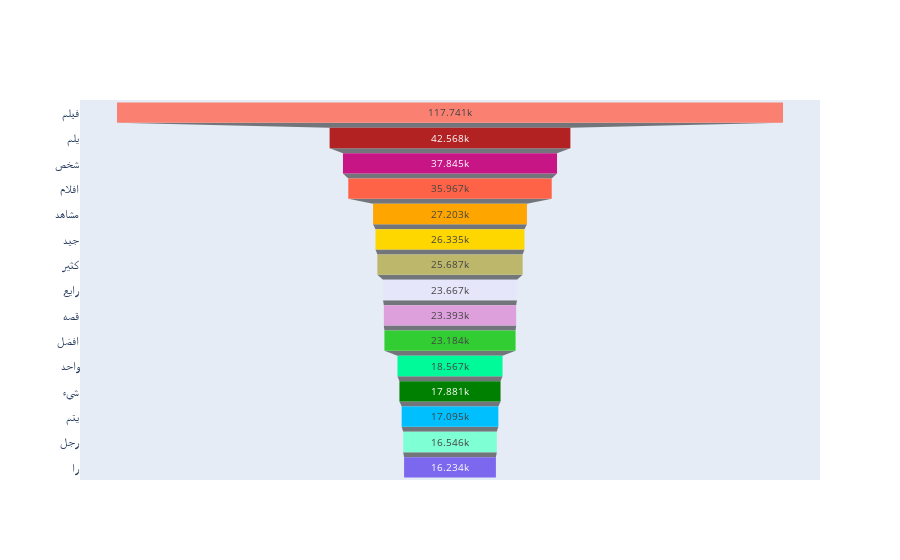

Here is the notebook cell this chart was saved with:
### Code cell
fig = go.Figure(go.Funnel(
    y = MostFrequentWordDF['Word'].tolist(),
    x = MostFrequentWordDF['Count'].tolist(),
    marker = {"color": color3}))
fig.show()

### Figure 1 — Plotly figure (JSON) as saved in the notebook; plotly's stock layout.template omitted (floating-point values rounded to 4 significant figures)
{"data": [{"marker": {"color": ["Salmon", "FireBrick", "MediumVioletRed", "Tomato", "Orange", "Gold", "DarkKhaki", "Lavender", "Plum", "LimeGreen", "MediumSpringGreen", "Green", "DeepSkyBlue", "Aquamarine", "MediumSlateBlue"]}, "type": "funnel", "x": [117741, 42568, 37845, 35967, 27203, 26335, 25687, 23667, 23393, 23184, 18567, 17881, 17095, 16546, 16234], "y": ["فيلم", "يلم", "شخص", "افلام", "مشاهد", "جيد", "كثير", "رايع", "قصه", "افضل", "واحد", "سيء", "يتم", "رجل", "را"]}], "layout": {}}
